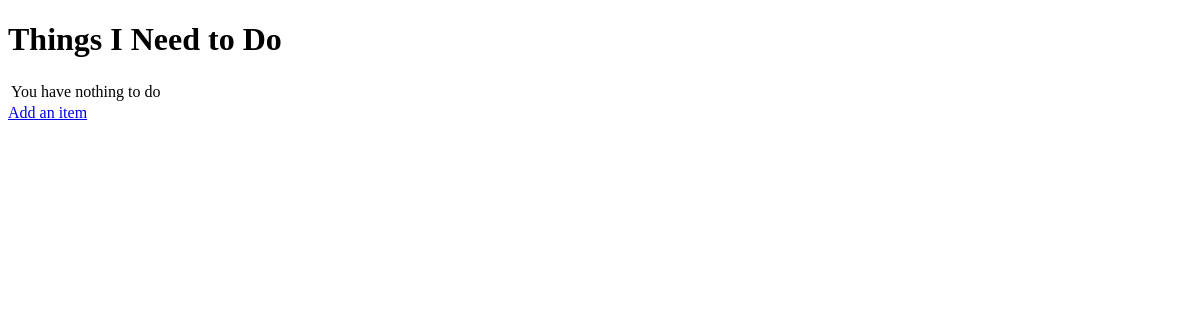
Before: / with the older database file.
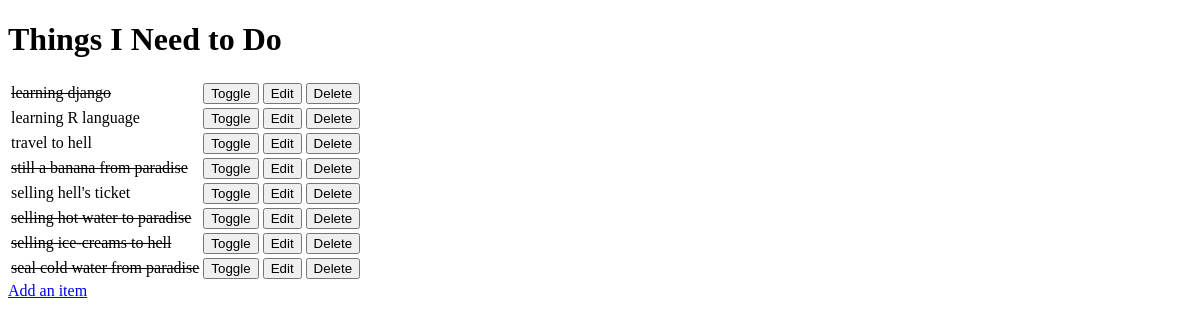
After: the same page with the newer database file.
### todo/models.py (models this page shows)
class Item(models.Model):
    name = models.CharField(max_length=50, null=False, blank=False)
    done = models.BooleanField(null=False, blank=False, default=False)
    def __str__(self):
        return self.name

### todo/views.py (the view)
# urls.py: path('', views.get_todo_list, name='get_todo_list'),
def get_todo_list(request):
    items = Item.objects.all()
    context = {
        'items': items
    }
    return render(request, './todo/todo_list.html', context)

### todo/templates/todo/todo_list.html (shortened to what this page needs)
<!DOCTYPE html>
<html lang="en">
<head>
</head>
<body>
    <h1>Things I Need to Do</h1>
<table>
    {% for item in items %}
        <tr>
            {% if item.done %}
                <td> <strike>{{ item.name }} </strike></td>
            {% else %}
                <td> {{ item.name }} </td>
            {% endif %}
            <td>
                <a href="/toggle/{{ item.id }}">
                    <button>
                        Toggle
                    </button>
                </a>
            </td>
            <td>
                <a href="/edit/{{ item.id }}">
                    <button>
                        Edit
                    </button>
                </a>
            </td>
            <td>
                <a href="/delete/{{ item.id }}">
                    <button>
                        Delete
                    </button>
                </a>
            </td>
        </tr>
    {% empty %}
    <tr><td>You have nothing to do</td></tr>
    {% endfor %}
</table>
<a href="/add">Add an item</a>
</body>
</html>

Changed rows visible on the page:
added Item: name "learning django"
added Item: name "learning R language"
added Item: name "travel to hell"
added Item: name "still a banana from paradise"
added Item: name "selling hell's ticket"
added Item: name "selling hot water to paradise"
added Item: name "selling ice-creams to hell"
added Item: name "seal cold water from paradise"
Other visible differences:
text no longer shown: "You have nothing to do"
